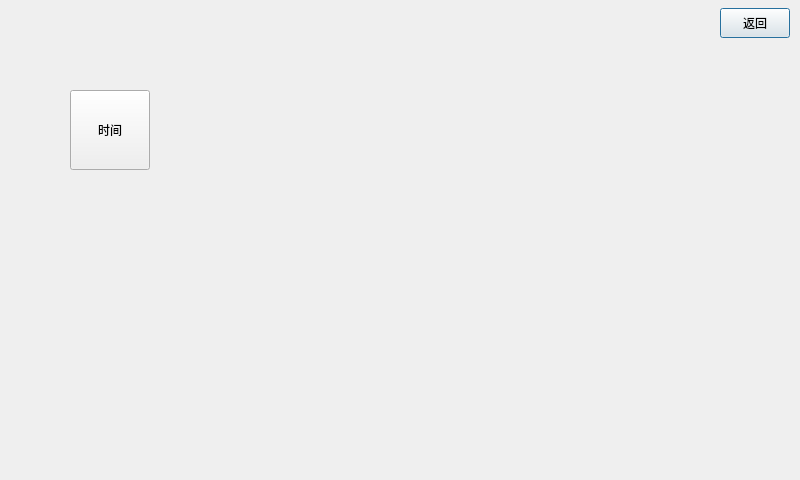
<?xml version="1.0" encoding="UTF-8"?>
<ui version="4.0">
 <class>Setdate</class>
 <widget class="QDialog" name="Setdate">
  <property name="geometry">
   <rect>
    <x>0</x>
    <y>0</y>
    <width>800</width>
    <height>480</height>
   </rect>
  </property>
  <property name="windowTitle">
   <string>Dialog</string>
  </property>
  <widget class="QPushButton" name="pushButton">
   <property name="geometry">
    <rect>
     <x>720</x>
     <y>8</y>
     <width>70</width>
     <height>30</height>
    </rect>
   </property>
   <property name="text">
    <string>返回</string>
   </property>
  </widget>
  <widget class="QPushButton" name="pushButton_set_time">
   <property name="geometry">
    <rect>
     <x>70</x>
     <y>90</y>
     <width>80</width>
     <height>80</height>
    </rect>
   </property>
   <property name="text">
    <string>时间</string>
   </property>
  </widget>
  <widget class="QWidget" name="verticalLayoutWidget">
   <property name="geometry">
    <rect>
     <x>280</x>
     <y>0</y>
     <width>251</width>
     <height>80</height>
    </rect>
   </property>
   <layout class="QVBoxLayout" name="Layout_LcdClock"/>
  </widget>
 </widget>
 <resources/>
 <connections>
  <connection>
   <sender>pushButton</sender>
   <signal>clicked()</signal>
   <receiver>Setdate</receiver>
   <slot>close()</slot>
   <hints>
    <hint type="sourcelabel">
     <x>671</x>
     <y>32</y>
    </hint>
    <hint type="destinationlabel">
     <x>691</x>
     <y>68</y>
    </hint>
   </hints>
  </connection>
 </connections>
</ui>
